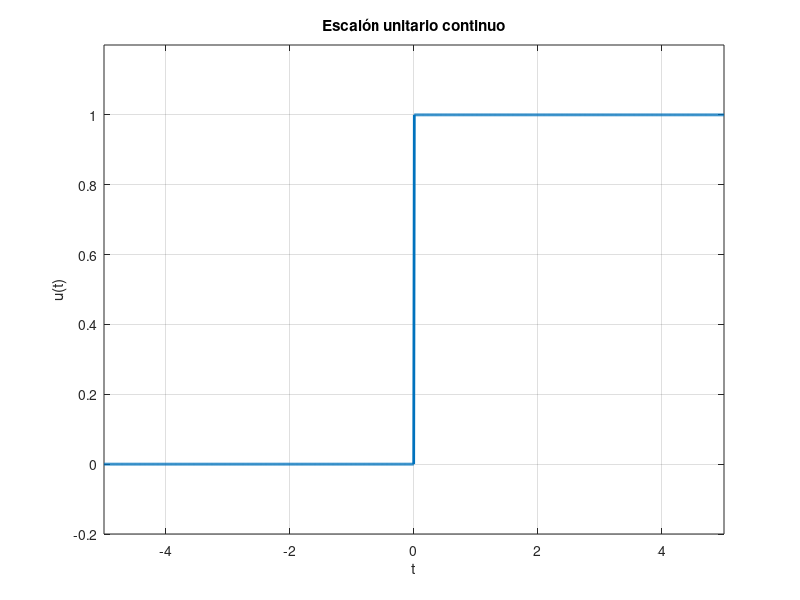

Write MATLAB code to recreate this figure.
% Escalón unitario continuo en Octave

a = -5;    % Límite inferior del rango
b = 5;     % Límite superior del rango
t = linspace(a, b, 1000);  % Vector de tiempo

u = double(t > 0);  % Escalón unitario: 1 si t>0, 0 si t<=0

plot(t, u, 'LineWidth', 2);
xlabel('t');
ylabel('u(t)');
title('Escalón unitario continuo');
grid on;
axis([a b -0.2 1.2]);